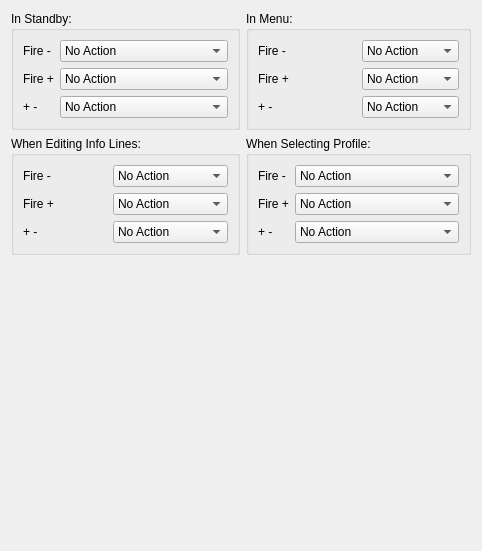
          <widget class="QWidget" name="tab_14">
           <attribute name="title">
            <string>Shortcuts VW</string>
           </attribute>
           <layout class="QVBoxLayout" name="verticalLayout_9">
            <item>
             <layout class="QGridLayout" name="gridLayout_4">
              <item row="0" column="0">
               <widget class="QGroupBox" name="groupBox_10">
                <property name="title">
                 <string>In Standby:</string>
                </property>
                <layout class="QGridLayout" name="gridLayout_11">
                 <item row="0" column="0">
                  <widget class="QLabel" name="label_45">
                   <property name="text">
                    <string>Fire -</string>
                   </property>
                  </widget>
                 </item>
                 <item row="1" column="1">
                  <widget class="QComboBox" name="controlsVWStandbyPCombo">
                   <item>
                    <property name="text">
                     <string>No Action</string>
                    </property>
                   </item>
                   <item>
                    <property name="text">
                     <string>Edit</string>
                    </property>
                   </item>
                   <item>
                    <property name="text">
                     <string>Select Profile</string>
                    </property>
                   </item>
                   <item>
                    <property name="text">
                     <string>TDom</string>
                    </property>
                   </item>
                   <item>
                    <property name="text">
                     <string>Show Clock</string>
                    </property>
                   </item>
                   <item>
                    <property name="text">
                     <string>Device On / Off</string>
                    </property>
                   </item>
                   <item>
                    <property name="text">
                     <string>LSL On / Off</string>
                    </property>
                   </item>
                   <item>
                    <property name="text">
                     <string>Main Menu</string>
                    </property>
                   </item>
                   <item>
                    <property name="text">
                     <string>Preheat Menu</string>
                    </property>
                   </item>
                   <item>
                    <property name="text">
                     <string>Edit Profile</string>
                    </property>
                   </item>
                   <item>
                    <property name="text">
                     <string>Smart On / Off</string>
                    </property>
                   </item>
                   <item>
                    <property name="text">
                     <string>Info Screen</string>
                    </property>
                   </item>
                   <item>
                    <property name="text">
                     <string>Reset Counters</string>
                    </property>
                   </item>
                   <item>
                    <property name="text">
                     <string>Stealth On / Off</string>
                    </property>
                   </item>
                   <item>
                    <property name="text">
                     <string>Key Lock / Unlock</string>
                    </property>
                   </item>
                   <item>
                    <property name="text">
                     <string>Resistance Lock / Unlock</string>
                    </property>
                   </item>
                   <item>
                    <property name="text">
                     <string>Power Bank</string>
                    </property>
                   </item>
                   <item>
                    <property name="text">
                     <string>Device Lock / Unlock</string>
                    </property>
                   </item>
                   <item>
                    <property name="text">
                     <string>Re-Read Resistance</string>
                    </property>
                   </item>
                   <item>
                    <property name="text">
                     <string>Re-Detect Atomizer</string>
                    </property>
                   </item>
                   <item>
                    <property name="text">
                     <string>Autofire</string>
                    </property>
                   </item>
                  </widget>
                 </item>
                 <item row="0" column="1">
                  <widget class="QComboBox" name="controlsVWStandbyMCombo">
                   <item>
                    <property name="text">
                     <string>No Action</string>
                    </property>
                   </item>
                   <item>
                    <property name="text">
                     <string>Edit</string>
                    </property>
                   </item>
                   <item>
                    <property name="text">
                     <string>Select Profile</string>
                    </property>
                   </item>
                   <item>
                    <property name="text">
                     <string>TDom</string>
                    </property>
                   </item>
                   <item>
                    <property name="text">
                     <string>Show Clock</string>
                    </property>
                   </item>
                   <item>
                    <property name="text">
                     <string>Device On / Off</string>
                    </property>
                   </item>
                   <item>
                    <property name="text">
                     <string>LSL On / Off</string>
                    </property>
                   </item>
                   <item>
                    <property name="text">
                     <string>Main Menu</string>
                    </property>
                   </item>
                   <item>
                    <property name="text">
                     <string>Preheat Menu</string>
                    </property>
                   </item>
                   <item>
                    <property name="text">
                     <string>Edit Profile</string>
                    </property>
                   </item>
                   <item>
                    <property name="text">
                     <string>Smart On / Off</string>
                    </property>
                   </item>
                   <item>
                    <property name="text">
                     <string>Info Screen</string>
                    </property>
                   </item>
                   <item>
                    <property name="text">
                     <string>Reset Counters</string>
                    </property>
                   </item>
                   <item>
                    <property name="text">
                     <string>Stealth On / Off</string>
                    </property>
                   </item>
                   <item>
                    <property name="text">
                     <string>Key Lock / Unlock</string>
                    </property>
                   </item>
                   <item>
                    <property name="text">
                     <string>Resistance Lock / Unlock</string>
                    </property>
                   </item>
                   <item>
                    <property name="text">
                     <string>Power Bank</string>
                    </property>
                   </item>
                   <item>
                    <property name="text">
                     <string>Device Lock / Unlock</string>
                    </property>
                   </item>
                   <item>
                    <property name="text">
                     <string>Re-Read Resistance</string>
                    </property>
                   </item>
                   <item>
                    <property name="text">
                     <string>Re-Detect Atomizer</string>
                    </property>
                   </item>
                   <item>
                    <property name="text">
                     <string>Autofire</string>
                    </property>
                   </item>
                  </widget>
                 </item>
                 <item row="1" column="0">
                  <widget class="QLabel" name="label_47">
                   <property name="text">
                    <string>Fire +</string>
                   </property>
                  </widget>
                 </item>
                 <item row="2" column="0">
                  <widget class="QLabel" name="label_48">
                   <property name="text">
                    <string>+ -</string>
                   </property>
                  </widget>
                 </item>
                 <item row="2" column="1">
                  <widget class="QComboBox" name="controlsVWStandbyPMCombo">
                   <item>
                    <property name="text">
                     <string>No Action</string>
                    </property>
                   </item>
                   <item>
                    <property name="text">
                     <string>Edit</string>
                    </property>
                   </item>
                   <item>
                    <property name="text">
                     <string>Select Profile</string>
                    </property>
                   </item>
                   <item>
                    <property name="text">
                     <string>TDom</string>
                    </property>
                   </item>
                   <item>
                    <property name="text">
                     <string>Show Clock</string>
                    </property>
                   </item>
                   <item>
                    <property name="text">
                     <string>Device On / Off</string>
                    </property>
                   </item>
                   <item>
                    <property name="text">
                     <string>LSL On / Off</string>
                    </property>
                   </item>
                   <item>
                    <property name="text">
                     <string>Main Menu</string>
                    </property>
                   </item>
                   <item>
                    <property name="text">
                     <string>Preheat Menu</string>
                    </property>
                   </item>
                   <item>
                    <property name="text">
                     <string>Edit Profile</string>
                    </property>
                   </item>
                   <item>
                    <property name="text">
                     <string>Smart On / Off</string>
                    </property>
                   </item>
                   <item>
                    <property name="text">
                     <string>Info Screen</string>
                    </property>
                   </item>
                   <item>
                    <property name="text">
                     <string>Reset Counters</string>
                    </property>
                   </item>
                   <item>
                    <property name="text">
                     <string>Stealth On / Off</string>
                    </property>
                   </item>
                   <item>
                    <property name="text">
                     <string>Key Lock / Unlock</string>
                    </property>
                   </item>
                   <item>
                    <property name="text">
                     <string>Resistance Lock / Unlock</string>
                    </property>
                   </item>
                   <item>
                    <property name="text">
                     <string>Power Bank</string>
                    </property>
                   </item>
                   <item>
                    <property name="text">
                     <string>Device Lock / Unlock</string>
                    </property>
                   </item>
                   <item>
                    <property name="text">
                     <string>Re-Read Resistance</string>
                    </property>
                   </item>
                   <item>
                    <property name="text">
                     <string>Re-Detect Atomizer</string>
                    </property>
                   </item>
                   <item>
                    <property name="text">
                     <string>Autofire</string>
                    </property>
                   </item>
                  </widget>
                 </item>
                </layout>
               </widget>
              </item>
              <item row="0" column="1">
               <widget class="QGroupBox" name="groupBox_11">
                <property name="title">
                 <string>In Menu:</string>
                </property>
                <layout class="QGridLayout" name="gridLayout_12">
                 <item row="2" column="0">
                  <widget class="QLabel" name="label_49">
                   <property name="text">
                    <string>+ -</string>
                   </property>
                  </widget>
                 </item>
                 <item row="1" column="1">
                  <widget class="QComboBox" name="controlsVWMenuPCombo">
                   <item>
                    <property name="text">
                     <string>No Action</string>
                    </property>
                   </item>
                   <item>
                    <property name="text">
                     <string>Back</string>
                    </property>
                   </item>
                   <item>
                    <property name="text">
                     <string>Exit</string>
                    </property>
                   </item>
                  </widget>
                 </item>
                 <item row="0" column="0">
                  <widget class="QLabel" name="label_51">
                   <property name="text">
                    <string>Fire -</string>
                   </property>
                  </widget>
                 </item>
                 <item row="2" column="1">
                  <widget class="QComboBox" name="controlsVWMenuPMCombo">
                   <item>
                    <property name="text">
                     <string>No Action</string>
                    </property>
                   </item>
                   <item>
                    <property name="text">
                     <string>Back</string>
                    </property>
                   </item>
                   <item>
                    <property name="text">
                     <string>Exit</string>
                    </property>
                   </item>
                  </widget>
                 </item>
                 <item row="1" column="0">
                  <widget class="QLabel" name="label_50">
                   <property name="text">
                    <string>Fire +</string>
                   </property>
                  </widget>
                 </item>
                 <item row="0" column="1">
                  <widget class="QComboBox" name="controlsVWMenuMCombo">
                   <item>
                    <property name="text">
                     <string>No Action</string>
                    </property>
                   </item>
                   <item>
                    <property name="text">
                     <string>Back</string>
                    </property>
                   </item>
                   <item>
                    <property name="text">
                     <string>Exit</string>
                    </property>
                   </item>
                  </widget>
                 </item>
                </layout>
               </widget>
              </item>
              <item row="1" column="0">
               <widget class="QGroupBox" name="groupBox_12">
                <property name="title">
                 <string>When Editing Info Lines:</string>
                </property>
                <layout class="QGridLayout" name="gridLayout_13">
                 <item row="0" column="0">
                  <widget class="QLabel" name="label_54">
                   <property name="text">
                    <string>Fire -</string>
                   </property>
                  </widget>
                 </item>
                 <item row="0" column="1">
                  <widget class="QComboBox" name="controlsVWEditMCombo">
                   <item>
                    <property name="text">
                     <string>No Action</string>
                    </property>
                   </item>
                   <item>
                    <property name="text">
                     <string>Reset Counters</string>
                    </property>
                   </item>
                  </widget>
                 </item>
                 <item row="1" column="0">
                  <widget class="QLabel" name="label_53">
                   <property name="text">
                    <string>Fire +</string>
                   </property>
                  </widget>
                 </item>
                 <item row="2" column="0">
                  <widget class="QLabel" name="label_52">
                   <property name="text">
                    <string>+ -</string>
                   </property>
                  </widget>
                 </item>
                 <item row="2" column="1">
                  <widget class="QComboBox" name="controlsVWEditPMCombo">
                   <item>
                    <property name="text">
                     <string>No Action</string>
                    </property>
                   </item>
                   <item>
                    <property name="text">
                     <string>Reset Counters</string>
                    </property>
                   </item>
                  </widget>
                 </item>
                 <item row="1" column="1">
                  <widget class="QComboBox" name="controlsVWEditPCombo">
                   <item>
                    <property name="text">
                     <string>No Action</string>
                    </property>
                   </item>
                   <item>
                    <property name="text">
                     <string>Reset Counters</string>
                    </property>
                   </item>
                  </widget>
                 </item>
                </layout>
               </widget>
              </item>
              <item row="1" column="1">
               <widget class="QGroupBox" name="groupBox_13">
                <property name="title">
                 <string>When Selecting Profile:</string>
                </property>
                <layout class="QGridLayout" name="gridLayout_14">
                 <item row="0" column="0">
                  <widget class="QLabel" name="label_57">
                   <property name="text">
                    <string>Fire -</string>
                   </property>
                  </widget>
                 </item>
                 <item row="0" column="1">
                  <widget class="QComboBox" name="controlsVWProfileMCombo">
                   <item>
                    <property name="text">
                     <string>No Action</string>
                    </property>
                   </item>
                   <item>
                    <property name="text">
                     <string>Reset Saved Resistance</string>
                    </property>
                   </item>
                  </widget>
                 </item>
                 <item row="1" column="0">
                  <widget class="QLabel" name="label_56">
                   <property name="text">
                    <string>Fire +</string>
                   </property>
                  </widget>
                 </item>
                 <item row="2" column="0">
                  <widget class="QLabel" name="label_55">
                   <property name="text">
                    <string>+ -</string>
                   </property>
                  </widget>
                 </item>
                 <item row="2" column="1">
                  <widget class="QComboBox" name="controlsVWProfilePMCombo">
                   <item>
                    <property name="text">
                     <string>No Action</string>
                    </property>
                   </item>
                   <item>
                    <property name="text">
                     <string>Reset Saved Resistance</string>
                    </property>
                   </item>
                  </widget>
                 </item>
                 <item row="1" column="1">
                  <widget class="QComboBox" name="controlsVWProfilePCombo">
                   <item>
                    <property name="text">
                     <string>No Action</string>
                    </property>
                   </item>
                   <item>
                    <property name="text">
                     <string>Reset Saved Resistance</string>
                    </property>
                   </item>
                  </widget>
                 </item>
                </layout>
               </widget>
              </item>
             </layout>
            </item>
            <item>
             <spacer name="verticalSpacer_8">
              <property name="orientation">
               <enum>Qt::Vertical</enum>
              </property>
              <property name="sizeHint" stdset="0">
               <size>
                <width>20</width>
                <height>285</height>
               </size>
              </property>
             </spacer>
            </item>
           </layout>
          </widget>
